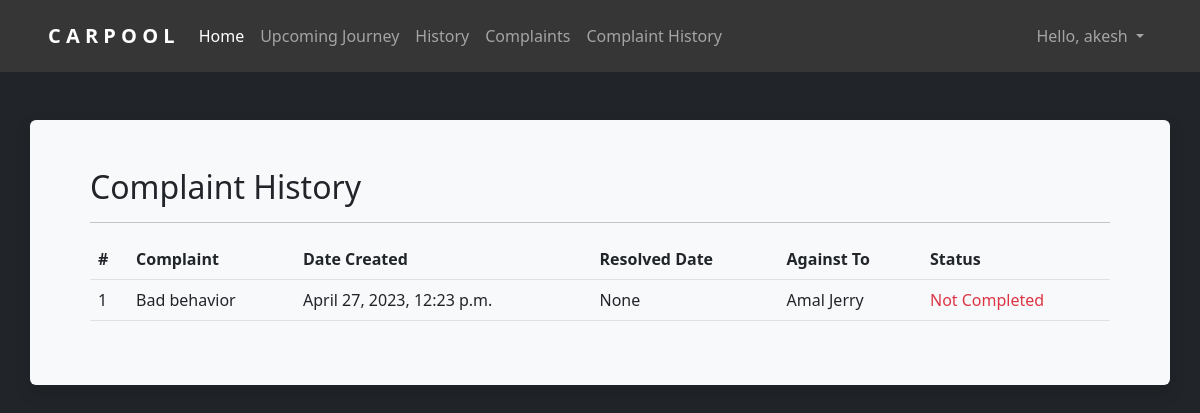
Page /complaints/history/ (signed in) on the committed database.
### accounts/models.py (models this page shows)
class User(AbstractUser):
    phone = models.CharField(
        max_length=10,
        unique=True,
        null=False,
        blank=False
    )
    def __str__(self) -> str:
        return super().__str__()

class Pooler(models.Model):
    license=models.ImageField(
        verbose_name="License",
        upload_to='License',
        max_length=100
    )
    city = models.CharField(
        max_length=50,
        null=True,
        blank=True
    )
    zip_code = models.IntegerField(
        verbose_name="Zip Code"
    )
    state = models.ForeignKey(
        to='State',
        on_delete=models.CASCADE
    )
    user = models.ForeignKey(
        to='User',
        on_delete=models.CASCADE
    )
    def __str__(self):
        return self.user.first_name + " " + self.user.last_name

### administrator/models.py (models this page shows, shortened)
class UserComplaint(models.Model):
    user = models.ForeignKey(User, on_delete=models.CASCADE)
    pooler= models.ForeignKey(Pooler, on_delete=models.CASCADE,  null=True, blank=True, default=None)
    complaint_text = models.TextField()
    complaint_date = models.DateTimeField(auto_now_add=True)
    resolved = models.BooleanField(default=False)
    resolved_date = models.DateTimeField(null=True, blank=True)

### user/views.py (the view)
# urls.py: path('complaints/history/', user_complaints_history, name='user_user_complaints_history'),
@login_required(login_url='accounts_signin')
def user_complaints_history(request):
    complaints = UserComplaint.objects.filter(user=request.user)
    return render(request, 'user/complaint_history.html', {'complaints': complaints})

### user/templates/user/complaint_history.html
{% extends 'user/shared/base.html' %}
{% block main %}
    <div class="row my-5 p-5 bg-light shadow rounded">
        <div class="col-12">
            <h2>Complaint History</h2>
            <hr>
            {% if complaints %}
                <table class="table">
                    <thead>
                        <tr>
                            <th>#</th>
                            <th>Complaint</th>
                            <th>Date Created</th>
                            <th>Resolved Date</th>
                            <th>Against To</th>
                            <th>Status</th>
                        </tr>
                    </thead>
                    <tbody>
                        {% for complaint in complaints %}
                            <tr>
                                <td>{{ forloop.counter }}</td>
                                <td>{{ complaint.complaint_text }}</td>
                                <td>{{ complaint.complaint_date }}</td>
                                <td>{{ complaint.resolved_date }}</td>
                                <td>{{ complaint.pooler }}</td>
                                <td>
                                    {% if complaint.resolved %}
                                        <span class="text-success">Completd</span>
                                    {% else %}
                                        <span class="text-danger">Not Completed</span>
                                    {% endif %}
                                </td>
                            </tr>
                        {% endfor %}
                    </tbody>
                </table>
            {% else %}
                No Data Found....
            {% endif %}
        </div>
    </div>
{% endblock main %}

### user/templates/user/shared/nav.html (shortened to what this page needs)
{% load static %}
<nav class="navbar navbar-expand-sm navbar-dark px-5 py-3" style="background-color: #363636;">
    <a class="navbar-brand" href="#">
        <span class="my-3" style="font-weight: bold;">C A R P O O L</span>
    </a>
    <div class="collapse navbar-collapse" id="collapsibleNavId">
        <ul class="navbar-nav mt-2 mt-lg-0">
            <li class="nav-item">
                <a class="nav-link active" href="{% url 'user_index' %}" aria-current="page">Home</a>
            </li>
            {% if user.is_authenticated %}
            <li class="nav-item">
                <a class="nav-link" href="{% url 'user_upcoming_journey' %}">Upcoming Journey</a>
            </li>
            <li class="nav-item">
                <a class="nav-link" href="{% url 'user_history' %}">History</a>
            </li>
            <li class="nav-item">
                <a class="nav-link" href="{% url 'user_user_complaints' %}">Complaints</a>
            </li>
            <li class="nav-item">
                <a class="nav-link" href="{% url 'user_user_complaints_history' %}">Complaint History</a>
            </li>
            {% endif %}
        </ul>
        <ul class="navbar-nav ms-auto mt-2 mt-lg-0">
            {% if user.is_authenticated %}
                <li class="nav-item dropdown">
                    <a class="nav-link dropdown-toggle" href="#" role="button" data-bs-toggle="dropdown" aria-expanded="false">
                    Hello, {{ user }}
                    </a>
                </li>
            {% endif %}
        </ul>
    </div>
</nav>

### rows in the picture
User: username "akesh"
UserComplaint: complaint_text "Bad behavior", complaint_date "April 27, 2023, 12:23 p.m.", resolved_date "None", pooler "Amal Jerry", resolved "Not Completed"
